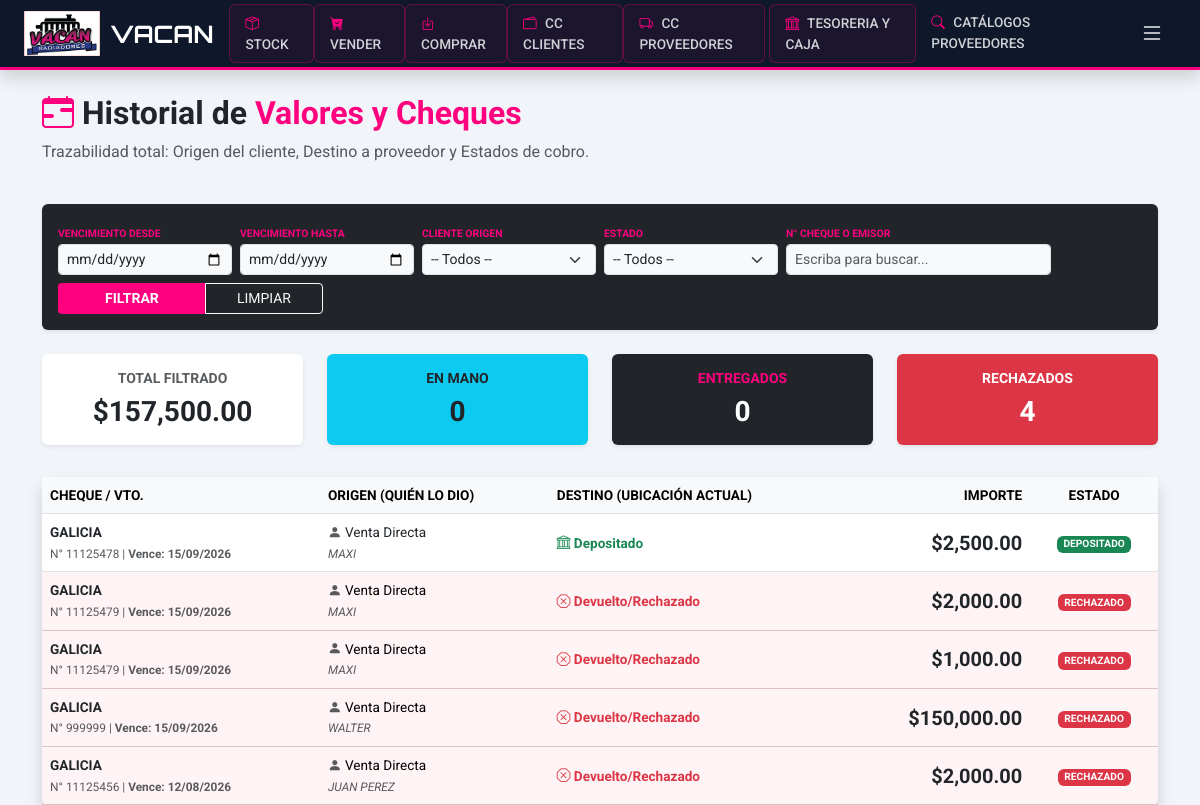
Screenshot of /admin/cheques/reporte-historico (signed in) with the database file from the repository.
### app/models.py (models this page shows)
class Cheque(db.Model):
    id = db.Column(db.Integer, primary_key=True)
    banco = db.Column(db.String(100), nullable=False)
    numero = db.Column(db.String(50), nullable=False)
    emisor = db.Column(db.String(150))
    monto = db.Column(db.Float, nullable=False)
    fecha_vencimiento = db.Column(db.Date, nullable=False)
    tipo = db.Column(db.String(20))
    estado = db.Column(db.String(20), default='EN_CARTERA')
    cliente_id = db.Column(db.Integer, db.ForeignKey('cliente.id'))
    venta_id = db.Column(db.Integer, db.ForeignKey('venta.id'), nullable=True)
    proveedor_id = db.Column(db.Integer, db.ForeignKey('proveedor.id'), nullable=True)
    pago_prov_id = db.Column(db.Integer, db.ForeignKey('movimiento_cta_cte_proveedor.id'), nullable=True)
    proveedor = db.relationship('Proveedor', backref='cheques_entregados_prov')
    pago_prov_obj = db.relationship('MovimientoCtaCteProveedor', backref='cheques_list_info')
    pago_maestro = db.relationship('MovimientoCtaCteProveedor', back_populates='cheques_pago')

### app/routes/admin.py (the view)
@admin_bp.route('/cheques/reporte-historico')
@login_required
@roles_required('admin', 'superadmin')
def reporte_historico_cheques():
    f_estado = request.args.get('estado')
    f_banco = request.args.get('banco')
    f_cliente = request.args.get('cliente_id', type=int) # <--- FILTRO DE CLIENTE
    f_inicio = request.args.get('inicio') # Fecha desde
    f_fin = request.args.get('fin')       # Fecha hasta
    query_busqueda = request.args.get('q', '').strip().lower()
    query = Cheque.query
    if f_estado:
        query = query.filter_by(estado=f_estado)
    if f_banco:
        query = query.filter(Cheque.banco.ilike(f"%{f_banco}%"))
    if f_cliente:
        query = query.filter_by(cliente_id=f_cliente) # <--- APLICADO
    if f_inicio:
        query = query.filter(Cheque.fecha_vencimiento >= datetime.strptime(f_inicio, '%Y-%m-%d').date())
    if f_fin:
        query = query.filter(Cheque.fecha_vencimiento <= datetime.strptime(f_fin, '%Y-%m-%d').date())
    if query_busqueda:
        query = query.filter(
            (Cheque.numero.contains(query_busqueda)) |
            (Cheque.emisor.ilike(f"%{query_busqueda}%"))
        )
    cheques = query.order_by(Cheque.fecha_vencimiento.desc()).all()
    stats = {
        'total_monto': sum(c.monto for c in cheques),
        'en_cartera': len([c for c in cheques if c.estado == 'EN_CARTERA']),
        'rechazados': len([c for c in cheques if c.estado == 'RECHAZADO']),
        'entregados': len([c for c in cheques if c.estado == 'ENTREGADO'])
    }
    bancos = db.session.query(Cheque.banco).distinct().all()
    return render_template('admin/reporte_cheques.html',
                           cheques=cheques,
                           stats=stats,
                           bancos=[b[0] for b in bancos if b[0]],
                           hoy=get_argentina_time().date())

### app/__init__.py (called while the page is built)
def create_app():
    app = Flask(__name__)
    app.config.from_object(Config)
    db.init_app(app)
    migrate.init_app(app, db, render_as_batch=True)
    login_manager.init_app(app)
    login_manager.login_view = 'auth.login'
    login_manager.login_message = "Por favor, inicia sesión para acceder al sistema Vacan."
    login_manager.login_message_category = "info"
    from .models import Usuario
    @login_manager.user_loader
    def load_user(user_id):
        return Usuario.query.get(int(user_id))
    from .routes.main import main_bp
    from .routes.inventory import inventory_bp
    from .routes.auth import auth_bp
    from .routes.admin import admin_bp
    app.register_blueprint(main_bp)
    app.register_blueprint(inventory_bp)
    app.register_blueprint(auth_bp)
    app.register_blueprint(admin_bp)
    return app

### app/models.py (called while the page is built)
def get_argentina_time():
    argentina_tz = pytz.timezone('America/Argentina/Buenos_Aires')
    return datetime.now(argentina_tz)

### app/utils/security.py (called while the page is built)
def roles_required(*roles):
    def decorator(f):
        @wraps(f)
        def decorated_function(*args, **kwargs):
            if not current_user.is_authenticated or current_user.rol not in roles:
                flash("No tienes permiso para acceder a esta sección.", "danger")
                return redirect(url_for('inventory.index'))
            return f(*args, **kwargs)
        return decorated_function
    return decorator

### app/templates/admin/reporte_cheques.html (shortened to what this page needs)
{% extends 'base.html' %}
{% block content %}
<div class="row mb-4 align-items-center">
    <div class="col-md-12">
        <h2 class="fw-bold"><i class="bi bi-calendar-range text-pink"></i> Historial de <span class="text-pink">Valores y Cheques</span></h2>
        <p class="text-muted">Trazabilidad total: Origen del cliente, Destino a proveedor y Estados de cobro.</p>
    </div>
</div>
<div class="card mb-4 border-0 shadow-sm bg-dark text-white">
    <div class="card-body py-3">
        <form action="{{ url_for('admin.reporte_historico_cheques') }}" method="GET" class="row g-2 align-items-end">
            <div class="col-md-2">
                <label class="x-small fw-bold text-pink">VENCIMIENTO DESDE</label>
                <input type="date" name="inicio" class="form-control form-control-sm bg-light" value="{{ request.args.get('inicio','') }}">
            </div>
            <div class="col-md-2">
                <label class="x-small fw-bold text-pink">VENCIMIENTO HASTA</label>
                <input type="date" name="fin" class="form-control form-control-sm bg-light" value="{{ request.args.get('fin','') }}">
            </div>
            <div class="col-md-2">
                <label class="x-small fw-bold text-pink">CLIENTE ORIGEN</label>
                <select name="cliente_id" class="form-select form-select-sm bg-light" onchange="this.form.submit()">
                    <option value="">-- Todos --</option>
                </select>
            </div>
            <div class="col-md-2">
                <label class="x-small fw-bold text-pink">ESTADO</label>
                <select name="estado" class="form-select form-select-sm bg-light" onchange="this.form.submit()">
                    <option value="">-- Todos --</option>
                </select>
            </div>
            <div class="col-md-3">
                <label class="x-small fw-bold text-pink">N° CHEQUE O EMISOR</label>
                <input type="text" name="q" class="form-control form-control-sm bg-light" placeholder="Escriba para buscar..." value="{{ request.args.get('q','') }}">
            </div>
            <div class="col-md-3">
                <div class="btn-group w-100">
                    <button type="submit" class="btn btn-sm btn-pink fw-bold px-4">FILTRAR</button>
                    <a href="{{ url_for('admin.reporte_historico_cheques') }}" class="btn btn-sm btn-outline-light">LIMPIAR</a>
                </div>
            </div>
        </form>
    </div>
</div>
<div class="row mb-4 text-center">
    <div class="col-md-3 mb-2">
        <div class="card border-0 shadow-sm p-3 bg-white h-100">
            <h6 class="text-muted small fw-bold text-uppercase">Total Filtrado</h6>
            <h3 class="fw-bold mb-0 text-dark">${{ "{:,.2f}".format(stats.total_monto) }}</h3>
        </div>
    </div>
    <div class="col-md-3 mb-2">
        <div class="card border-0 shadow-sm p-3 bg-info text-dark h-100">
            <h6 class="fw-bold small text-uppercase">En Mano</h6>
            <h3 class="fw-bold mb-0">{{ stats.en_cartera }}</h3>
        </div>
    </div>
    <div class="col-md-3 mb-2">
        <div class="card border-0 shadow-sm p-3 bg-dark text-white h-100">
            <h6 class="text-pink small fw-bold text-uppercase">Entregados</h6>
            <h3 class="fw-bold mb-0">{{ stats.entregados }}</h3>
        </div>
    </div>
    <div class="col-md-3 mb-2">
        <div class="card border-0 shadow-sm p-3 bg-danger text-white h-100">
            <h6 class="fw-bold small text-uppercase">Rechazados</h6>
            <h3 class="fw-bold mb-0">{{ stats.rechazados }}</h3>
        </div>
    </div>
</div>
<div class="card shadow border-0">
    <div class="card-body p-0">
        <div class="table-responsive">
            <table class="table table-hover align-middle mb-0" style="font-size: 0.85rem;">
                <thead class="table-light text-uppercase">
                    <tr>
                        <th>Cheque / Vto.</th>
                        <th>Origen (Quién lo dio)</th>
                        <th>Destino (Ubicación actual)</th>
                        <th class="text-end">Importe</th>
                        <th class="text-center">Estado</th>
                    </tr>
                </thead>
                <tbody>
                    {% for ch in cheques %}
                    <tr class="{% if ch.estado == 'RECHAZADO' %}table-danger{% endif %}">
                        <td>
                            <strong class="text-dark">{{ ch.banco }}</strong><br>
                            <small class="text-muted">N° {{ ch.numero }} | <strong>Vence: {{ ch.fecha_vencimiento.strftime('%d/%m/%Y') }}</strong></small>
                        </td>
                        <td>
                            <i class="bi bi-person-fill text-muted"></i> {{ ch.cliente_rel.razon_social if ch.cliente_rel else 'Venta Directa' }}<br>
                            <small class="text-muted italic">{{ ch.emisor }}</small>
                        </td>
                        <td>
                            {% if ch.estado == 'EN_CARTERA' %}
                                <span class="text-info fw-bold"><i class="bi bi-safe2"></i> En Cartera Vacan</span>
                            {% elif ch.estado == 'ENTREGADO' %}
                                <span class="text-dark fw-bold"><i class="bi bi-truck"></i> {{ ch.proveedor.razon_social if ch.proveedor else 'Proveedor' }}</span>
                                <br><small class="text-muted">Ref. OP: {{ ch.pago_prov_id or 'S/R' }}</small>
                            {% elif ch.estado == 'DEPOSITADO' %}
                                <span class="text-success fw-bold"><i class="bi bi-bank"></i> Depositado</span>
                            {% else %}
                                <span class="text-danger fw-bold"><i class="bi bi-x-octagon"></i> Devuelto/Rechazado</span>
                            {% endif %}
                        </td>
                        <td class="text-end fw-bold text-dark fs-5">
                            ${{ "{:,.2f}".format(ch.monto) }}
                        </td>
                        <td class="text-center">
                            <span class="badge {% if ch.estado == 'EN_CARTERA' %}bg-info text-dark{% elif ch.estado == 'RECHAZADO' %}bg-danger{% else %}bg-success{% endif %}">
                                {{ ch.estado|replace('_', ' ') }}
                            </span>
                        </td>
                    </tr>
                    {% else %}
                    <tr><td colspan="5" class="text-center py-5">No hay valores que coincidan con los filtros.</td></tr>
                    {% endfor %}
                </tbody>
            </table>
        </div>
    </div>
</div>
{% endblock %}

### app/templates/base.html (style rules this page uses)
:root { --vacan-blue: #0f172a; --vacan-pink: #ff007f; --vacan-dark-hover: #1e293b; }
body { background-color: #f1f5f9; font-family: 'Roboto', sans-serif; padding-top: 70px; }

### app/templates/admin/reporte_cheques.html (style rules this page uses)
.text-pink { color: var(--vacan-pink) !important; }
.btn-pink { background-color: var(--vacan-pink); color: white; border: none; }
.x-small { font-size: 0.65rem; }
.italic { font-style: italic; }
.table-danger { --bs-table-bg: rgba(220, 53, 69, 0.05); }

### rows the page displays
Cheque: banco "GALICIA", numero "11125478", fecha_vencimiento "15/09/2026", cliente_rel "Venta Directa", emisor "MAXI", shows "Depositado", monto "2,500.00", estado "DEPOSITADO"
Cheque: banco "GALICIA", numero "11125479", fecha_vencimiento "15/09/2026", cliente_rel "Venta Directa", emisor "MAXI", shows "Devuelto/Rechazado", monto "2,000.00", estado "RECHAZADO"
Cheque: banco "GALICIA", numero "11125479", fecha_vencimiento "15/09/2026", cliente_rel "Venta Directa", emisor "MAXI", shows "Devuelto/Rechazado", monto "1,000.00", estado "RECHAZADO"
Cheque: banco "GALICIA", numero "999999", fecha_vencimiento "15/09/2026", cliente_rel "Venta Directa", emisor "WALTER", shows "Devuelto/Rechazado", monto "150,000.00", estado "RECHAZADO"
Cheque: banco "GALICIA", numero "11125456", fecha_vencimiento "12/08/2026", cliente_rel "Venta Directa", emisor "JUAN PEREZ", shows "Devuelto/Rechazado", monto "2,000.00", estado "RECHAZADO"

### other values shown
{{ "{:,.2f}".format(stats.total_monto) }} "157,500.00"
{{ stats.en_cartera }} "0"
{{ stats.entregados }} "0"
{{ stats.rechazados }} "4"
